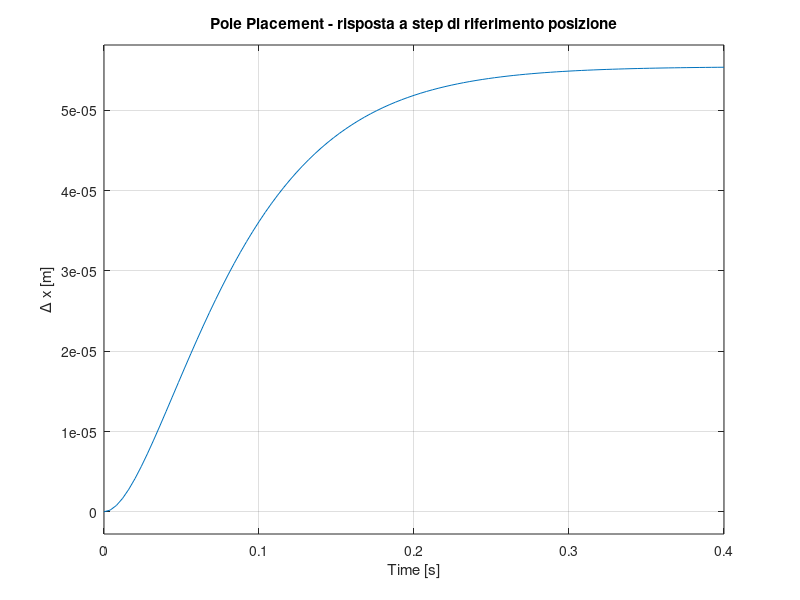
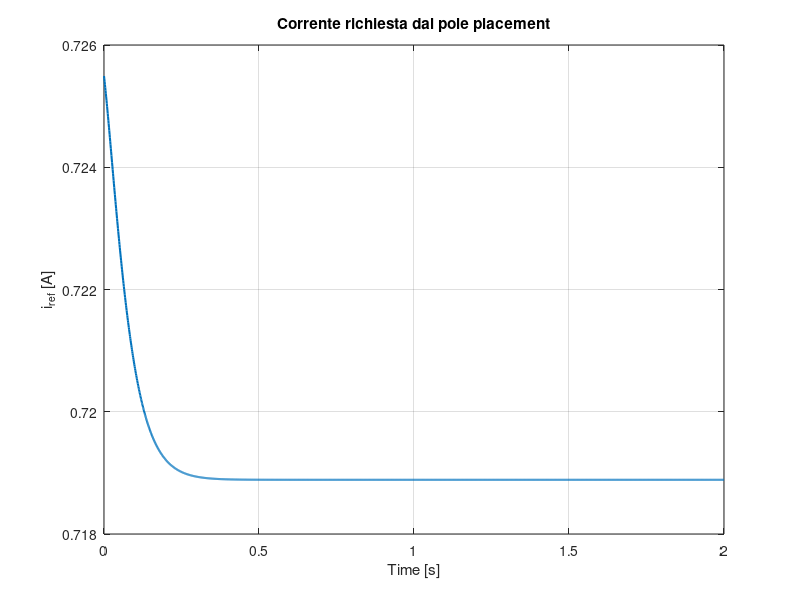

Here is the MATLAB script that generated these plots, in order:
% State-space models for current and position dynamics
clear all;
clc
fprintf('\n');
fprintf('============================================================\n');
fprintf(' State Space model\n');
fprintf('============================================================\n');
%% 0) Parametri 
Kg = 3;% gain amplificatore

% Circuito LR
L = 412.5e-3; %[H] inductance of the coil
Rc = 10; %[ohm]
% nc = 2450; %number of coils
% lc = 0.0825; %[m] lenght of the coil
% rc = 0.008; %[m] coil radius
Rs = 1; %[ohm] current sense resistance
Rcal = 0.85; % calibration resistance gain

R = (Rc + Rs)* Rcal; %[ohm] total resistance
V_max = 24; %tensione massima in ingresso alla bobina
I_max = 3; % 3 A massimi in ingresso alla bobina


% Meccanica
km = 6.5308e-5; %[N-m^2/A^2] electromagnet force constant
r = 1.27e-2; %[m] steel ball radius
m = 0.068; %[kg] steel ball mass
%Tb = 0.014; %[m] steel ball travel
l = 0.0394; %[m] total lenght
g = 9.81; %[m/s^2] gravity
%mu_0 = pi*4e-7; %[H/m] magnetic permeability constant
Kb = 2.83e-3; %[m/V] ball position sensitivity

%% 1) Modello Circuito RL
fprintf(' 1) MODELLO CIRCUITO RL\n');
s = tf('s');
wp = R/L; % unico polo di G_i(s)
G_i = 1/(s*L +R)
[G_i_num, G_i_den] = tfdata(G_i, 'v');

% Rappresentazione in spazio di stato del RL (solo per verifiche)
A_i = -R/L;
B_i = 1/L;
C_i = 1;
D_i = 0;

Mr_i = ctrb(A_i, B_i);
if rank(Mr_i) == 1
    disp('Il circuito RL e'' controllabile')
else
    disp('Il circuito RL non e'' controllabile')
end

Mo_i = obsv(A_i, C_i);
if rank(Mo_i) == 1
    disp('Il circuito RL e'' osservabile')
else
    disp('Il circuito RL non e'' osservabile')
end

fprintf("amplificatore: Kg=%f\n", Kg);

% 1.2) Regolatore RL sintetizzato in frequenza
fprintf(' 1.2) REGOLATORE DI CORRENTE R_i(s)\n');
Kp_i = 72.795273;
Ki_i = 1650.026190;
fprintf("Kp_i = %f\n", Kp_i);
fprintf("Ki_i = %f\n", Ki_i);

R_i = Kp_i + Ki_i/s;
[R_i_num, R_i_den] = tfdata(R_i, 'v');

% 1.3) Anello aperto di corrente
fprintf(' 1.3) ANELLO APERTO CORRENTE L_i(s)\n');
L_i = R_i * Kg * G_i;
[numLi, denLi] = tfdata(L_i, 'v');
poles_L_i = pole(L_i);
zeros_L_i = zero(L_i);
[gm, pm, wcg, wcp_i] = margin(L_i);
fprintf("Gain margin=%f ,Phase margin=%f ,w_c=%f \n", gm, pm, wcp_i);

% 1.4) Anello chiuso di corrente
fprintf(' 1.4) ANELLO CHIUSO CORRENTE H_i(s)\n');
H_i = minreal(L_i/(1+L_i))
poles_H_i = pole(H_i);

%% 2) Modello meccanico linearizzato
fprintf(' 2) MODELLO MECCANICO LINEARIZZATO\n');
%Equilibrium
x_e = l/2 - r; % posizione di equilibrio a metà (piedistallo - inizio palla)
xd_e = 0;
i_e = sqrt((m*g/km) * (x_e + 2*r -l)^2); % corrente di equilibrio ie(xe)

v_e = i_e * R;

k1 = (2 * km * i_e^2)/(m * (l -2*r -x_e)^3);
k2 = (2 * km * i_e)/(m * (l-2*r -x_e)^2);

%Linearized model, SISO, Strictly proper, Unstable, order 2
A_x = [0, 1;
       k1, 0]; 
B_x = [0; k2];
C_x = [1, 0];
D_x = 0;

E_x = eye(2);

SS_p = ss(A_x, B_x, C_x, D_x);
SS_p
disp('Autovalori modello posizione:')
disp(eig(A_x))

% 2.1) checking reachability of linearized system
Mr = ctrb(A_x,B_x);
if (rank(Mr) == 2)
    disp('The linearized model is reachable')
else 
    disp('The linearized model is not reachable');
end

% 2.2)checking observability of linearized system
Mo = obsv(A_x,C_x);
if (rank(Mo) == 2)
    disp('The linearized model is observable')
else 
    disp('The linearized model is not observable');
end

%% 3) State Observer con Ackermann
fprintf(' 3) LUENBERGER OBSERVER - ACKERMANN\n');
% Poli desiderati dell'osservatore
p_obs = [-150 -180];

% Guadagno osservatore con formula di Ackermann
L_obs = acker(A_x', C_x', p_obs)';

fprintf('\nGuadagno osservatore L_obs:\n');
disp(L_obs);

% Verifica poli dell'errore di stima
eig_obs = eig(A_x - L_obs*C_x);

fprintf('Poli osservatore:\n');
disp(eig_obs);

% Modello osservatore
A_obs = A_x - L_obs*C_x;
B_obs = [B_x L_obs];
C_obs = eye(2);
D_obs = zeros(2,2);

E_obs = eye(2);

SS_obs = ss(A_obs, B_obs, C_obs, D_obs);

fprintf('\nModello state-space osservatore:\n');
SS_obs

%% 4) Pole Placement controller con Ackermann
fprintf(' 4) POLE PLACEMENT CONTROLLER - ACKERMANN\n');
% Verifica controllabilità
Mr_pp = ctrb(A_x, B_x);

if rank(Mr_pp) == size(A_x,1)
    disp('Il sistema meccanico linearizzato e'' controllabile, pole placement possibile')
else
    error('Il sistema non e'' controllabile: pole placement non possibile')
end

% 4.1) Poli desiderati del controllore
% Devono essere più lenti dei poli dell'osservatore.
% Esempio conservativo per non chiedere troppa corrente:
p_ctrl = [-20 -25];

% 4.2) Guadagno di stato
%K_pp = acker(A_x, B_x, p_ctrl);
K_pp = place(A_x, B_x, p_ctrl);

fprintf('\nGuadagno di stato K_pp:\n');
disp(K_pp);

% 4.3) Verifica dei poli in anello chiuso
A_cl_pp = A_x - B_x*K_pp;
eig_cl_pp = eig(A_cl_pp);

fprintf('Poli ottenuti con pole placement:\n');
disp(eig_cl_pp);

% Sistema in anello chiuso da delta_x_ref a delta_y
SS_cl_pp = ss(A_cl_pp, B_x, C_x, D_x);

% 4.4) Guadagno statico di scaling
Kdc = dcgain(SS_cl_pp);
K_ref = 1/Kdc;

fprintf('Guadagno reference:\n');
disp(K_ref);



% Risposta al gradino sul riferimento di posizione linearizzato
% Esempio: step di 1 mm attorno al punto di equilibrio
delta_x_ref_step = 1e-3;

figure;
step(delta_x_ref_step * SS_cl_pp);
grid on;
title('Pole Placement - risposta a step di riferimento posizione');
xlabel('Time [s]');
ylabel('\Delta x [m]');

% Controllo dello sforzo di corrente richiesto
% Simulo la risposta e calcolo:
%   delta_i = -K_pp*x + Nbar*delta_x_ref
t_sim = 0:0.001:2;
r_sim = delta_x_ref_step * ones(size(t_sim));

[y_sim, t_sim, x_sim] = lsim(SS_cl_pp, r_sim, t_sim);

delta_i_sim = zeros(length(t_sim),1);

for k = 1:length(t_sim)
    xk = x_sim(k,:)';
    delta_i_sim(k) = -K_pp*xk + K_ref*r_sim(k);
end

i_sim = i_e + delta_i_sim;

figure;
plot(t_sim, i_sim, 'LineWidth', 1.5);
grid on;
title('Corrente richiesta dal pole placement');
xlabel('Time [s]');
ylabel('i_{ref} [A]');

fprintf('\nCorrente di equilibrio i_e = %.6f A\n', i_e);
fprintf('Corrente minima richiesta = %.6f A\n', min(i_sim));
fprintf('Corrente massima richiesta = %.6f A\n', max(i_sim));

if max(i_sim) > I_max
    warning('La corrente richiesta supera I_max. Scegli poli piu'' lenti o riduci lo step di riferimento.')
end

if min(i_sim) < 0
    warning('La corrente richiesta diventa negativa. Verifica riferimento, segni e saturazioni.')
end
